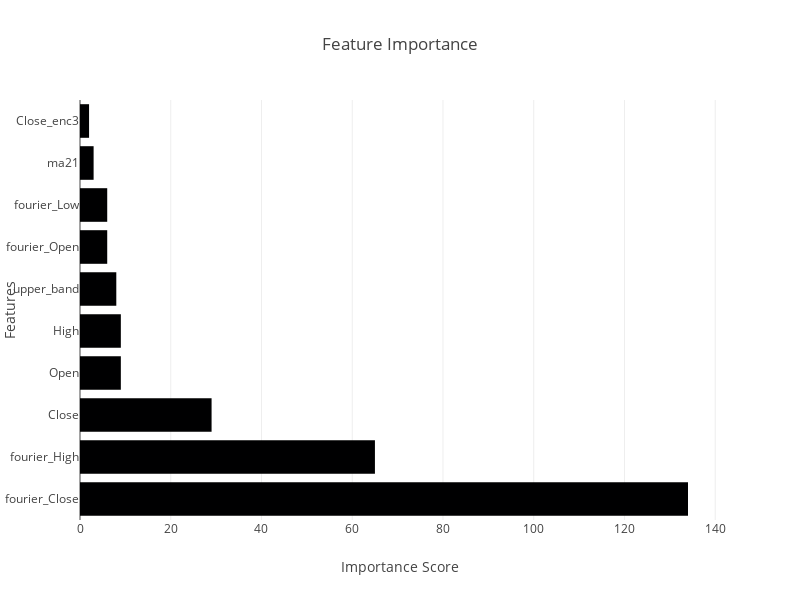
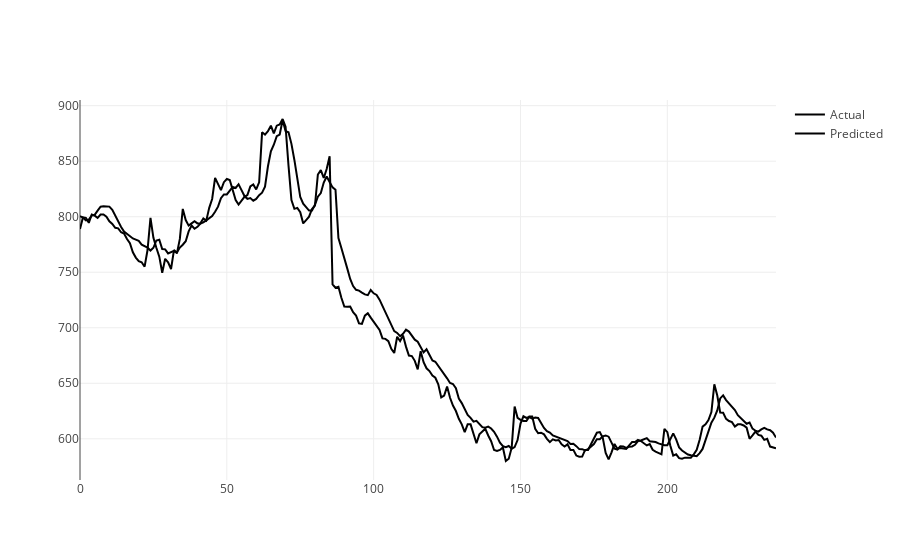

These figures' notebook cell, in order:
### Code cell
main(data,df)

### Figure 1 — Plotly figure (JSON) as saved in the notebook; plotly's stock layout.template omitted (floating-point values rounded to 4 significant figures)
{"data": [{"alignmentgroup": "True", "hovertemplate": "x=%{x}<br>y=%{y}<extra></extra>", "legendgroup": "", "marker": {"color": "#000001", "pattern": {"shape": ""}}, "name": "", "offsetgroup": "", "orientation": "h", "showlegend": false, "textposition": "auto", "type": "bar", "x": [134, 65, 29, 9, 9, 8, 6, 6, 3, 2], "xaxis": "x", "y": ["fourier_Close", "fourier_High", "Close", "Open", "High", "upper_band", "fourier_Open", "fourier_Low", "ma21", "Close_enc3"], "yaxis": "y"}], "layout": {"barmode": "relative", "height": 600, "legend": {"tracegroupgap": 0}, "title": {"text": "Feature Importance"}, "width": 800, "xaxis": {"anchor": "y", "domain": [0, 1], "title": {"text": "Importance Score"}}, "yaxis": {"anchor": "x", "domain": [0, 1], "title": {"text": "Features"}}}}

### Figure 2 — Plotly figure (JSON) as saved in the notebook; plotly's stock layout.template omitted (floating-point values rounded to 4 significant figures; data arrays with more than 128 entries replaced by an {"elided": "..."} marker saying what was removed)
{"data": [{"mode": "lines", "name": "Actual", "type": "scatter", "x": {"elided": "238 int values"}, "y": {"elided": "238 float values"}}, {"mode": "lines", "name": "Predicted", "type": "scatter", "x": {"elided": "238 int values"}, "y": {"elided": "238 float values"}}], "layout": {}}
